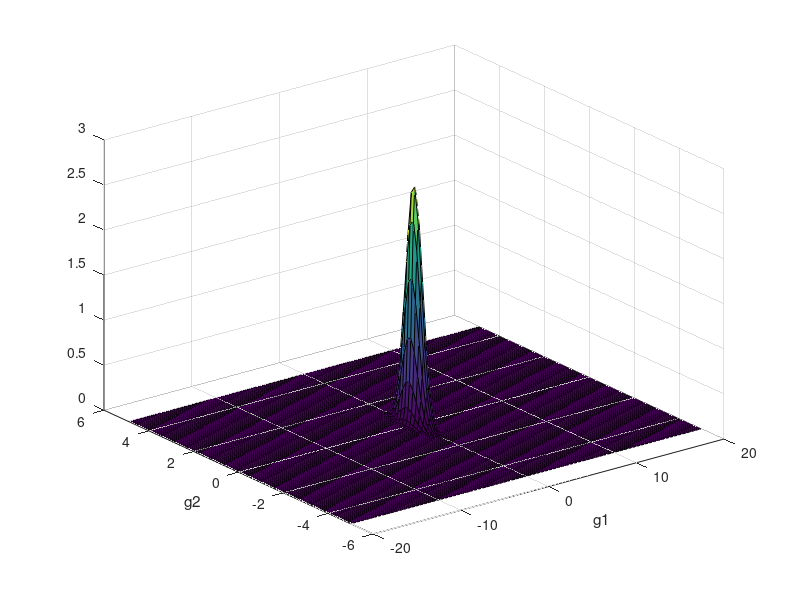
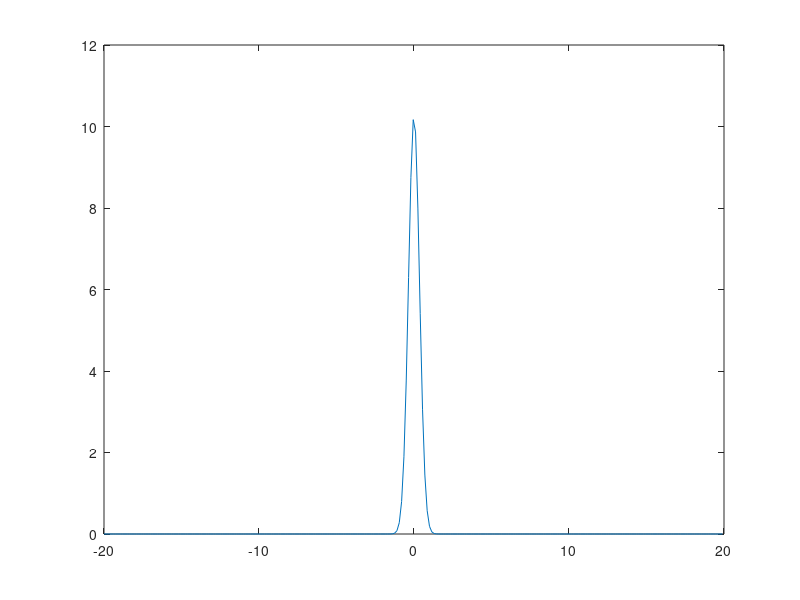

MATLAB code to generate these figures, in order: (Note: this script raises an error after producing the figures.)
%DoubleGaussianPeak.m
%
clear, close all

A1=0.27;
A2=10;
w1=0.5;
w2=0.5;
xlim=20;
ylim=5;

x=[-xlim:0.15:xlim];
y=[-ylim:0.15:ylim];
g1 = A1*exp(-(x/w1).^2);
g2 = A2*exp(-(x/w2).^2);
Gmix = g1 + g2;

[Xg,Yg]=meshgrid(x,y);

G1=A1*exp(-(Xg/w1).^2);
G2=A2*exp(-(Yg/w2).^2);

G=G1.*G2;



figure,
surf(Xg,Yg,G)
xlabel('g1')
ylabel('g2')

figure,plot(x,Gmix), fig2pretty
